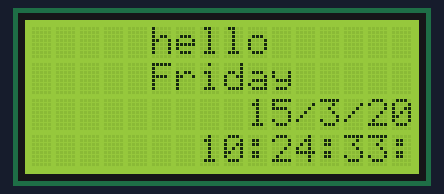
A sketch run on a simulated Arduino Uno, built with avr-gcc and run on an emulated ATmega328P. Parts: 16×4 character LCD. The local clock reads 2024-03-15 10:24:30 at power-on unless the sketch sets it; what the sketch prints to the serial monitor is not drawn.

Above: at 3.1 s.
At 9.2 s:
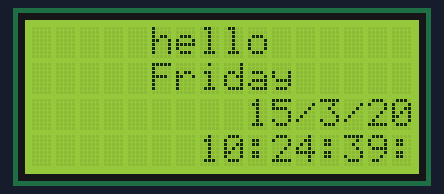
At 12.2 s:
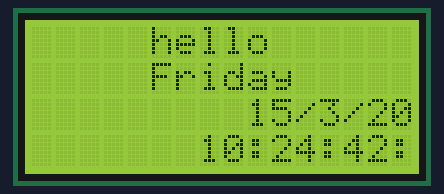
At 16.3 s:
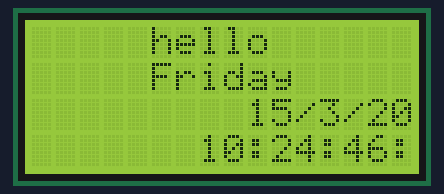
At 22.3 s:
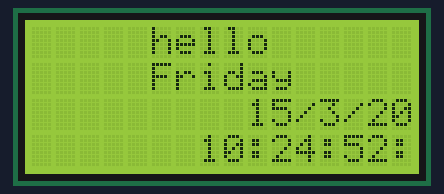
At 38.5 s:
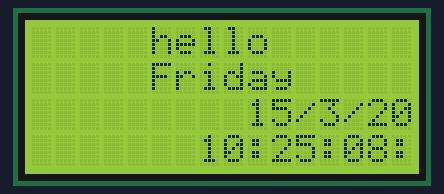

Measured:
- what the display in image 0 shows lasts 1.0 s, from 3.1 s to 4.1 s

The sketch:

rtc_time.ino
```cpp
#include <LiquidCrystal.h>

#include <Wire.h>

#include "RTClib.h"


RTC_DS3231 rtc;


char daysOfTheWeek[7][10] = {"Sunday", "Monday", "Tuesday", "Wednesday", "Thursday", "Friday", "Saturday"};


int Day;

int Month;

int Year;

int Secs;

int Minutes;

int Hours;

int Millisecs;


String dofweek;

String NAME;

String myDate;

String myTime;


#define rs 9

#define en 8

#define d4 7

#define d5 6

#define d6 5

#define d7 4


LiquidCrystal lcd(rs, en, d4, d5, d6, d7);


void setup()

{

    Serial.begin(9600);

    lcd.begin(16, 4);

    delay(3000);


    if (!rtc.begin()) {

        Serial.println("Couldn't find RTC");

        while (1);

    }


    if (rtc.lostPower()) {

        Serial.println("RTC lost power");

          rtc.adjust(DateTime());

    }

}


void loop()

{

    DateTime now = rtc.now();

    lcd.clear();


    NAME = "     hello     ";

    Day = now.day();

    Month = now.month();

    Year = now.year();

    Secs = now.second();

    Hours = now.hour();

    Minutes = now.minute();

    Millisecs = millis() % 1000;


    dofweek = daysOfTheWeek[now.dayOfTheWeek()];


    myDate = String(Day) + "/" + String(Month) + "/" + String(Year);


    char timeBuffer[20];

    sprintf(timeBuffer, "%02d:%02d:%02d:%03d", Hours, Minutes, Secs, Millisecs);

    myTime = String(timeBuffer);


    Serial.println(NAME);

    Serial.println(myDate);

    Serial.println(myTime);


    // Print on LCD

    lcd.setCursor(0, 0);

    lcd.print(NAME);


    lcd.setCursor(5, 1);

    lcd.print(dofweek);


    lcd.setCursor(9, 2);

    lcd.print(myDate);


    lcd.setCursor(7, 3);

    lcd.print(myTime);


    delay(1000);

}
```
